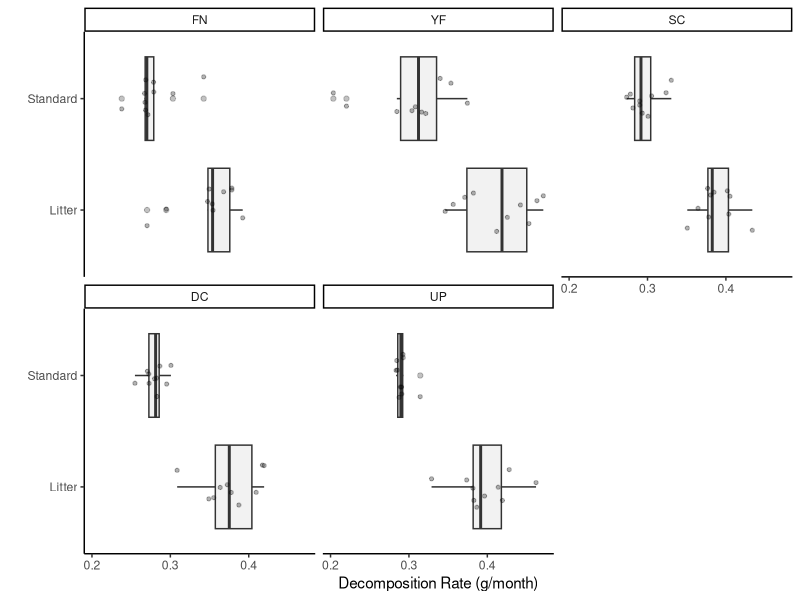

Generate this figure with R: (Note: this script raises an error after producing the figure.)
library(dplyr)
library(tidyr)
library(ggplot2)
library(lubridate)
library(forcats)

### Load and clean data ----

# Read in data sets
decomp_2021 <- read.csv("Data/Decomposition/2021_Mesocosm-Decomp.csv")
decomp_2023 <- read.csv("Data/Decomposition/2023_Mesocosm-Decomp.csv")
field_litter <- read.csv("Data/Decomposition/2021_Field-Decomp.csv")

# Update columns with treatment types
decomp_2021 <- decomp_2021 %>%
  select(-Notes) %>%
  mutate(Site = case_when(
    startsWith(as.character(CageID), "FNH") ~ "FN",
    startsWith(as.character(CageID), "FNS") ~ "YF",
    startsWith(as.character(CageID), "FNN") ~ "UP",
    startsWith(as.character(CageID), "MCH") ~ "MC",
    startsWith(as.character(CageID), "MCN") ~ "UP",
    startsWith(as.character(CageID), "MCS") ~ "YF",
    startsWith(as.character(CageID), "YFH") ~ "YF",
    startsWith(as.character(CageID), "YFN") ~ "UP",
    startsWith(as.character(CageID), "SCN") ~ "UP",
    startsWith(as.character(CageID), "SCH") ~ "SC",
    startsWith(as.character(CageID), "SCS") ~ "YF",
    startsWith(as.character(CageID), "UPH") ~ "UP",
    startsWith(as.character(CageID), "UPS") ~ "YF",
    startsWith(as.character(CageID), "DCH") ~ "DC",
    startsWith(as.character(CageID), "DCN") ~ "UP",
    startsWith(as.character(CageID), "DCS") ~ "YF"
  )) %>%
  mutate(Latitude = case_when(
    Site %in% c("FN", "YF", "SC") ~ "South",
    Site %in% c("DC", "MC", "UP") ~ "North"
  )) %>%
  mutate(Collection_Weight = replace(Collection_Weight, Collection_Weight == 1222.000, 1.222)) %>%
  mutate(Trophic_Treatment = case_when(
    substr(CageID, 5, 5) == "V" ~ "Vegetation",
    substr(CageID, 5, 5) == "H" ~ "Herbivore",
    substr(CageID, 5, 5) == "P" ~ "Predator"
  )) %>%
  mutate(Transplant_Treatment = case_when(
    substr(CageID, 3, 3) == "H" ~ "Home",
    substr(CageID, 3, 3) == "N" ~ "North",
    substr(CageID, 3, 3) == "S" ~ "South"
  )) %>%
  mutate(Population = substr(CageID, 1, 2))

decomp_2023 <- decomp_2023 %>%
  select(-Notes) %>%
  mutate(Site = case_when(
    startsWith(as.character(CageID), "FNH") ~ "FN",
    startsWith(as.character(CageID), "FNS") ~ "YF",
    startsWith(as.character(CageID), "FNN") ~ "UP",
    startsWith(as.character(CageID), "MCH") ~ "MC",
    startsWith(as.character(CageID), "MCN") ~ "UP",
    startsWith(as.character(CageID), "MCS") ~ "YF",
    startsWith(as.character(CageID), "YFH") ~ "YF",
    startsWith(as.character(CageID), "YFN") ~ "UP",
    startsWith(as.character(CageID), "SCN") ~ "UP",
    startsWith(as.character(CageID), "SCH") ~ "SC",
    startsWith(as.character(CageID), "SCS") ~ "YF",
    startsWith(as.character(CageID), "UPH") ~ "UP",
    startsWith(as.character(CageID), "UPS") ~ "YF",
    startsWith(as.character(CageID), "DCH") ~ "DC",
    startsWith(as.character(CageID), "DCN") ~ "UP",
    startsWith(as.character(CageID), "DCS") ~ "YF"
  )) %>%
  mutate(Latitude = case_when(
    Site %in% c("FN", "YF", "SC") ~ "South",
    Site %in% c("DC", "MC", "UP") ~ "North"
  )) %>%
  mutate(Trophic_Treatment = case_when(
    substr(CageID, 5, 5) == "V" ~ "Vegetation",
    substr(CageID, 5, 5) == "H" ~ "Herbivore",
    substr(CageID, 5, 5) == "P" ~ "Predator"
  )) %>%
  mutate(Transplant_Treatment = case_when(
    substr(CageID, 3, 3) == "H" ~ "Home",
    substr(CageID, 3, 3) == "N" ~ "North",
    substr(CageID, 3, 3) == "S" ~ "South"
  )) %>%
  mutate(Population = substr(CageID, 1, 2))

### Calculate decomposition rates ----

# Litter-Standard Pairs
field_litter <- field_litter %>% 
  mutate(MassLoss = Set_Weight - Collection_Weight) %>%  
  rename(Site = Field) %>% 
  mutate(SetTime = as.numeric(difftime(mdy(Collection_Date), mdy(Set_Date), units = "days"))) %>% 
  mutate(DecompRate = (MassLoss / abs(SetTime)) * 30)

# Diagnostic plot: Comparison between standard and real litter
field_litter %>%
  mutate(Site = factor(Site, levels = c("FN", "YF", "SC", "DC", "MC", "UP"))) %>%
  ggplot(aes(y=DecompRate, x=Bag_Type)) +
  geom_boxplot(alpha=0.3, fill = "light gray") +  
  geom_jitter(width = .2, fill = "black", size = 1.1, alpha = 0.3) +
  theme_classic() +
  coord_flip() +
  labs(x = "",y = "Decomposition Rate (g/month)") + 
  facet_wrap(~Site)

# Calculate scaling factor for each site
scaling_factors <- field_litter %>%
  group_by(Site) %>%
  summarise(
    Real_Mean = mean(DecompRate[Bag_Type == "Litter"], na.rm = TRUE),
    Standard_Mean = mean(DecompRate[Bag_Type == "Standard"], na.rm = TRUE),
    Scaling_Factor = Real_Mean / Standard_Mean
  )

 # 2021 Cage-Level
litter_calc_2021 <- decomp_2021 %>%
  mutate(MassLoss = Set_Weight - Collection_Weight) %>%
  mutate(SetTime = as.numeric(difftime(mdy(Collection_Date), mdy(Set_Date), units = "days"))) %>%
  mutate(DecompRate = (MassLoss / abs(SetTime)) * 30) %>%
  mutate(Year = year(mdy(Collection_Date)))

# 2023 Cage-Level

# Calculate MassLoss for non-NA rows (2023 only)
decomp_2023 <- decomp_2023 %>%
  mutate(MassLoss = ifelse(!is.na(Set_Weight) & !is.na(Collection_Weight), Set_Weight - Collection_Weight, NA))

# Calculate average MassLoss for each combination of Site, Trophic_Treatment, and Population
average_massloss <- decomp_2023 %>%
  group_by(Site, Trophic_Treatment, Population) %>%
  summarise(Average_MassLoss = mean(MassLoss, na.rm = TRUE), .groups = 'drop')

# Interpolate NA MassLoss values
decomp_2023 <- decomp_2023 %>%
  left_join(average_massloss, by = c("Site", "Trophic_Treatment", "Population")) %>%
  mutate(MassLoss = ifelse(is.na(MassLoss), Average_MassLoss, MassLoss)) %>%
  select(-Average_MassLoss)

# Calculate decomposition rates
litter_calc_2023 <- decomp_2023 %>%
  mutate(SetTime = as.numeric(difftime(mdy(Collection_Date), mdy(Set_Date), units = "days"))) %>%
  mutate(DecompRate = (MassLoss / abs(SetTime)) * 30) %>%
  mutate(Year = year(mdy(Collection_Date)))

# Apply scaling factors to 2021 and 2023 data
decomp_2021_scaled <- litter_calc_2021 %>%
  left_join(scaling_factors, by = "Site") %>%
  mutate(Scaled_MassLoss = MassLoss * Scaling_Factor) %>%
  select(Site, CageID, Population, Trophic_Treatment, Scaled_MassLoss)

decomp_2023_scaled <- litter_calc_2023 %>%
  left_join(scaling_factors, by = "Site") %>%
  mutate(Scaled_MassLoss = MassLoss * Scaling_Factor) %>%
  select(Site, CageID, Population, Trophic_Treatment, Scaled_MassLoss)

# Average replicates within each year 
decomp_2021_avg <- decomp_2021_scaled %>%
  group_by(Site, CageID, Population, Trophic_Treatment) %>%
  summarise(Scaled_MassLoss_2021 = mean(Scaled_MassLoss, na.rm = TRUE), .groups = 'drop')

decomp_2023_avg <- decomp_2023_scaled %>%
  group_by(Site, CageID, Population, Trophic_Treatment) %>%
  summarise(Scaled_MassLoss_2023 = mean(Scaled_MassLoss, na.rm = TRUE), .groups = 'drop')

# Rename columns before combining
decomp_2021_avg <- decomp_2021_avg %>%
  rename(Scaled_MassLoss = Scaled_MassLoss_2021) %>%
  mutate(Year = 2021)

decomp_2023_avg <- decomp_2023_avg %>%
  rename(Scaled_MassLoss = Scaled_MassLoss_2023) %>%
  mutate(Year = 2023)

# Combine the datasets
combined_decomp <- bind_rows(decomp_2021_avg, decomp_2023_avg)

### Exploratory data viz

# Combine the 2021 and 2023 scaled data
combined_scaled_data <- decomp_2021_avg %>%
  left_join(decomp_2023_avg, by = c("CageID", "Site", "Population", "Trophic_Treatment")) %>%
  mutate(Scaled_Difference = Scaled_MassLoss_2023 - Scaled_MassLoss_2021) %>% 
  filter(!is.na(Scaled_Difference) & !is.nan(Scaled_Difference))


# Plotting the change in decomposition rate across transplant treatments
ggplot(combined_scaled_data, aes(x = Population, y = Scaled_Difference, fill = Transplant_Treatment, color = Transplant_Treatment)) +
  geom_boxplot(alpha = 0.3, position = position_dodge(width = 0.75), outlier.shape = NA) +
  geom_jitter(position = position_dodge(width = 0.75), size = 1.1) +
  scale_fill_brewer(palette = "Set2") +
  scale_color_brewer(palette = "Set2") +
  theme_classic() +
  coord_flip() +
  labs(x = "Population", y = "Difference in Mass Loss Rate (g/month)") +
  ggtitle("Scaled Difference in Decomposition Rate (Treatment - Baseline)")
  
# Plotting the change in decomposition rate across trophic treatments
ggplot(combined_scaled_data, aes(x = Population, y = Scaled_Difference, fill = Trophic_Treatment, color = Trophic_Treatment)) +
  geom_boxplot(alpha = 0.3, position = position_dodge(width = 0.75), outlier.shape = NA) +
  geom_jitter(position = position_dodge(width = 0.75), size = 1.1) +
  scale_fill_brewer(palette = "Paired") +
  scale_color_brewer(palette = "Paired") +
  theme_classic() +
  coord_flip() +
  labs(x = "Population", y = "Difference in Mass Loss Rate (g/month)") +
  ggtitle("Scaled Difference in Decomposition Rate (Treatment - Baseline)")